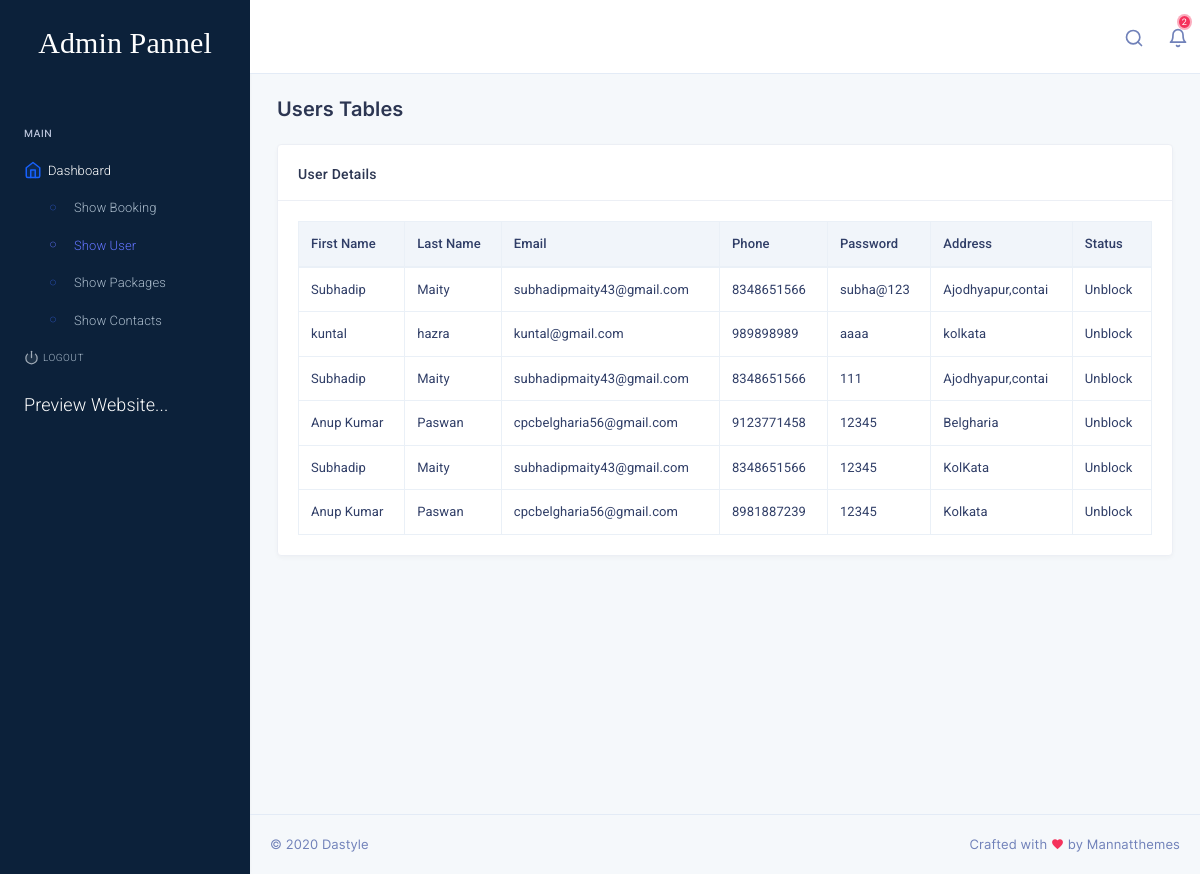
The app's page /css/admin/alluser.php (signed in) with its own data.
### tables this page shows
CREATE TABLE `user` (
  `id` int(11) NOT NULL,
  `firstname` varchar(200) NOT NULL,
  `lastname` varchar(200) NOT NULL,
  `email` varchar(200) NOT NULL,
  `phone` varchar(200) NOT NULL,
  `password` varchar(100) NOT NULL,
  `address` varchar(200) NOT NULL,
  `status` enum('0','1') NOT NULL DEFAULT '1'
);

### css/admin/alluser.php (the view, shortened to what this page needs)
<?php
 require("dbcon.php");
?>
<!DOCTYPE html>
<html lang="en">
   <head>
      <link href="assets/css/bootstrap.min.css" rel="stylesheet" type="text/css">
      <link href="assets/css/jquery-ui.min.css" rel="stylesheet">
      <link href="assets/css/icons.min.css" rel="stylesheet" type="text/css">
      <link href="assets/css/metisMenu.min.css" rel="stylesheet" type="text/css">
      <link href="../plugins/daterangepicker/daterangepicker.css" rel="stylesheet" type="text/css">
      <link href="assets/css/app.min.css" rel="stylesheet" type="text/css">
   </head>
   <body class="dark-sidenav">
        <?php include("menu.php");?>
      <div class="page-wrapper">
      <?php include("header.php");?>
         <div class="page-content">
            <div class="container-fluid">
               <div class="row">
                  <div class="col-sm-12">
                     <div class="page-title-box">
                        <div class="row">
                           <div class="col">
                              <h4 class="page-title">Users Tables</h4>
 <?php
    $condition= " where 1 ";
    $sql = "select * from user ".$condition;
    $res = mysqli_query($con,$sql);
?>
                           </div>
                        </div>
                     </div>
                  </div>
               </div>
               <div class="row">
                  <div class="col-lg-12">
                     <div class="card">
                        <div class="card-header">
                           <h4 class="card-title">User Details </h4>
                        </div>
                        <div class="card-body">
                           <div class="table-responsive">
                              <table class="table table-bordered mb-0 table-centered">
                                 <thead>
                                    <tr>
                                       <th>First Name</th>
                                       <th>Last Name</th>
                                       <th>Email</th>
                                       <th>Phone</th>
                                       <th>Password</th>
                                       <th>Address</th>
                                       <th>Status</th>
                                    </tr>
                                 </thead>
                                 <tbody>
                                    <?php while($row=mysqli_fetch_assoc($res))
                    {
            ?>
                                    <tr>
                                    <td><?php echo $row['firstname']?></td>
                                    <td><?php echo $row['lastname']?></td>
                                    <td><?php echo $row['email']?></td>
                                    <td><?php echo $row['phone']?></td>
                                    <td><?php echo $row['password']?></td>
                                    <td><?php echo $row['address']?></td>
                                    <td>
                                    <?php  if($row['status']=='1'){?>
                                       <a href="alluser.php?id=<?php echo  $row['id']?>&isblock=1">Unblock</a>
                                    <?php } else{?>
                                       <a href="alluser.php?id=<?php echo  $row['id']?>&isblock=0">Block</a>
                                    <?php } ?>
                                    </td>
                    <?php } ?>
                                 </tbody>
                              </table>
                           </div>
                        </div>
                     </div>
                  </div>
               </div>
            </div>
                <?php include("footer.php")?>
         </div>
      </div>
   </body>
</html>

### records on screen
user: firstname "Subhadip", lastname "Maity", email "subhadipmaity43@gmail.com", phone "8348651566", password "subha@123", address "Ajodhyapur,contai"
user: firstname "kuntal", lastname "hazra", email "kuntal@gmail.com", phone "989898989", password "aaaa", address "kolkata"
user: firstname "Subhadip", lastname "Maity", email "subhadipmaity43@gmail.com", phone "8348651566", password "111", address "Ajodhyapur,contai"
user: firstname "Anup Kumar", lastname "Paswan", email "cpcbelgharia56@gmail.com", phone "9123771458", password "12345", address "Belgharia"
user: firstname "Subhadip", lastname "Maity", email "subhadipmaity43@gmail.com", phone "8348651566", password "12345", address "KolKata"
user: firstname "Anup Kumar", lastname "Paswan", email "cpcbelgharia56@gmail.com", phone "8981887239", password "12345", address "Kolkata"
